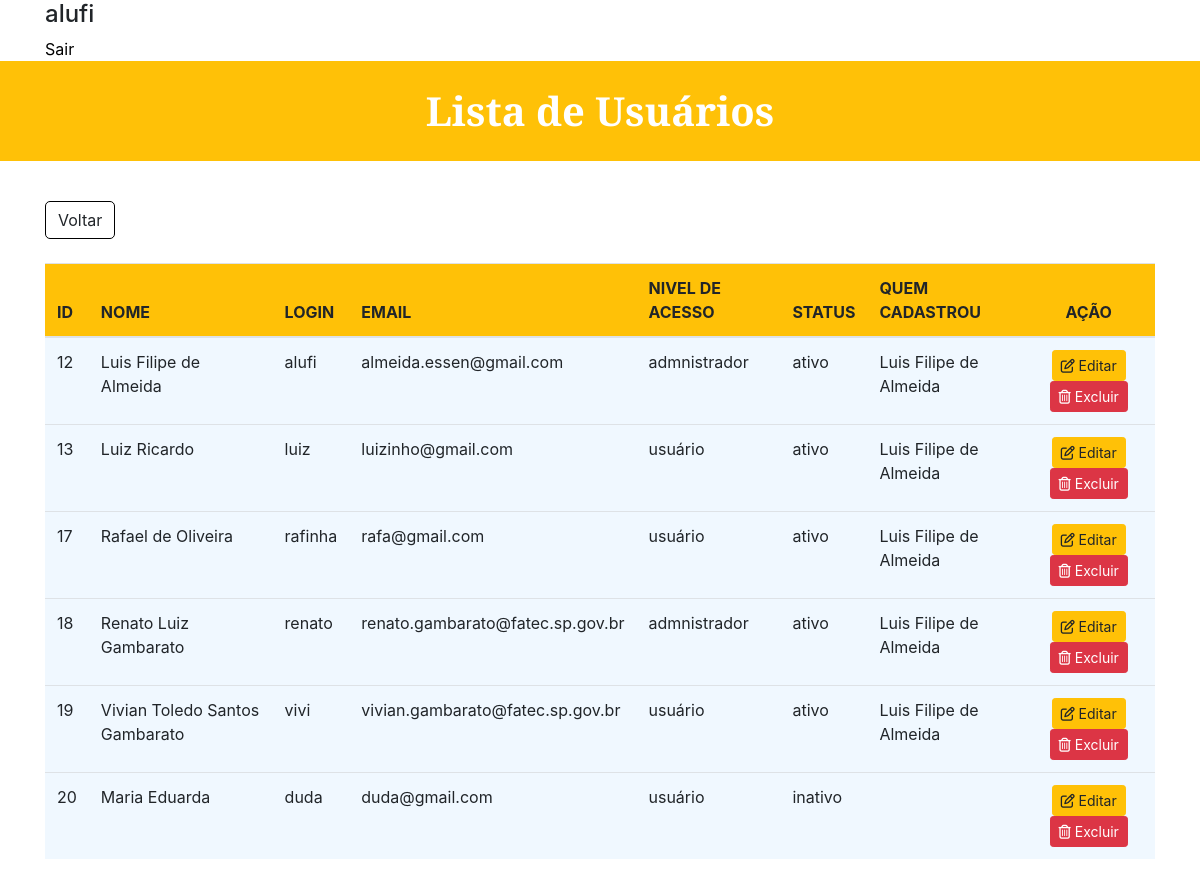
The page /Chamado/listar_usuario.php (signed in) on the database its author committed.
### tables this page shows
CREATE TABLE `tb_usuario` (
  `id_user` int(11) NOT NULL,
  `nome_user` varchar(75) NOT NULL,
  `login` varchar(50) NOT NULL,
  `email` varchar(75) NOT NULL,
  `senha` varchar(50) NOT NULL,
  `categoria` int(3) NOT NULL,
  `status` varchar(30) NOT NULL,
  `quem_cadastrou` varchar(50) NOT NULL
);

### Chamado/listar_usuario.php (the view, shortened to what this page needs)
<!DOCTYPE html>
<html>
<head>
	<link rel="stylesheet" href="https://stackpath.bootstrapcdn.com/bootstrap/4.4.1/css/bootstrap.min.css">
</head>
<body>
	<div class="container">
		<h4><?php echo $_SESSION['login'];?></h4>
		<a style="color: black;" id="formLogin" href="logout.php">Sair</a>
	</div>
	<h1 id="formTitulo">Lista de Usuários</h1>
	<div class="container" style="margin-top: 40px">
		<div style="text-align: left;">
		 		<a href="menu.php" role="button" class="btn" style="border-radius: 1px; border-color: black; border-radius: 5px;">Voltar</a>
		 	</div>
		<br>
		<table class="table">
		  <thead style="background-color: #ffc107;">
		    <tr>
		      <th scope="col">ID</th>
		      <th scope="col">NOME</th>
		      <th scope="col">LOGIN</th>
		      <th scope="col">EMAIL</th>
		      <th scope="col">NIVEL DE ACESSO</th>
		      <th scope="col">STATUS</th>
		      <th scope="col">QUEM CADASTROU</th>
		      <th scope="col"><center>AÇÃO</center></th>
		    </tr>
		  </thead>
		  <tbody>
		    	<?php
		    		include 'conexao.php';
		    		$sql = "SELECT * FROM `tb_usuario`";
		    		$busca = mysqli_query($conexao,$sql);
		    		while ($array = mysqli_fetch_array($busca)) {
		    			$id 			=	$array['id_user'];
		    			$nome 			=	$array['nome_user'];
		   				$login 			= 	$array['login'];
		   				$email 			=	$array['email'];
		   				$nivel 	 		=	$array['categoria'];
		   				$status 		=	$array['status'];
		   				$responsavel	=	$array['quem_cadastrou'];
		    		?>
					<tr>
		      		<td style="background-color: #F0F8FF;"><?php echo $id 					?></td>
		      		<td style="background-color: #F0F8FF;"><?php echo $nome 		 		?></td>
		      		<td style="background-color: #F0F8FF;"><?php echo $login 		 		?></td>
		      		<td style="background-color: #F0F8FF;"><?php echo $email 				?></td>
		      		<td style="background-color: #F0F8FF;"><?php
		      			if ($nivel==0) {
		      				echo $label= "admnistrador";
		      			}
		      			if ($nivel==1) {
		      				echo $label= "usuário";
		      			}
		      		?></td>
		      		<td style="background-color: #F0F8FF;"><?php echo $status 				?></td>
		      		<td style="background-color: #F0F8FF;"><?php echo $responsavel			?></td>
		      		<td style="background-color: #F0F8FF;"><center>
		      			<a class="btn btn-warning btn-sm" href="editar_usuario.php?id=<?php echo $id ?>" role="button"><i class="far fa-edit"></i>&nbsp;Editar</a>
		      			<a class="btn btn-danger btn-sm" style="color:#fff" href="_deletar_usuario.php?id=<?php echo $id ?>" role="button"><i class="far fa-trash-alt"></i>&nbsp;Excluir</a>
		      		</center></td>
		      	<?php } ?>
		    </tr>
		  </tbody>
		</table>
	</div>
</body>
</html>

### Chamado/listar_usuario.php (style rules this page uses)
#formTitulo { margin-top: 0px; background-color: #ffc107; color: #ffffff; align-items: center; justify-content: center; border-radius: 0px; font-weight: bold; font-family: 'Libre Baskerville', serif; height: 100px; display: flex; }

### rows shown on the page
tb_usuario: id_user "12", nome_user "Luis Filipe de Almeida", login "alufi", email "almeida.essen@gmail.com", status "ativo", quem_cadastrou "Luis Filipe de Almeida"
tb_usuario: id_user "13", nome_user "Luiz Ricardo", login "luiz", email "luizinho@gmail.com", status "ativo", quem_cadastrou "Luis Filipe de Almeida"
tb_usuario: id_user "17", nome_user "Rafael de Oliveira", login "rafinha", email "rafa@gmail.com", status "ativo", quem_cadastrou "Luis Filipe de Almeida"
tb_usuario: id_user "18", nome_user "Renato Luiz Gambarato", login "renato", email "renato.gambarato@fatec.sp.gov.br", status "ativo", quem_cadastrou "Luis Filipe de Almeida"
tb_usuario: id_user "19", nome_user "Vivian Toledo Santos Gambarato", login "vivi", email "vivian.gambarato@fatec.sp.gov.br", status "ativo", quem_cadastrou "Luis Filipe de Almeida"
tb_usuario: id_user "20", nome_user "Maria Eduarda", login "duda", email "duda@gmail.com", status "inativo"

### other values the page prints
$_SESSION['login'] "alufi"
